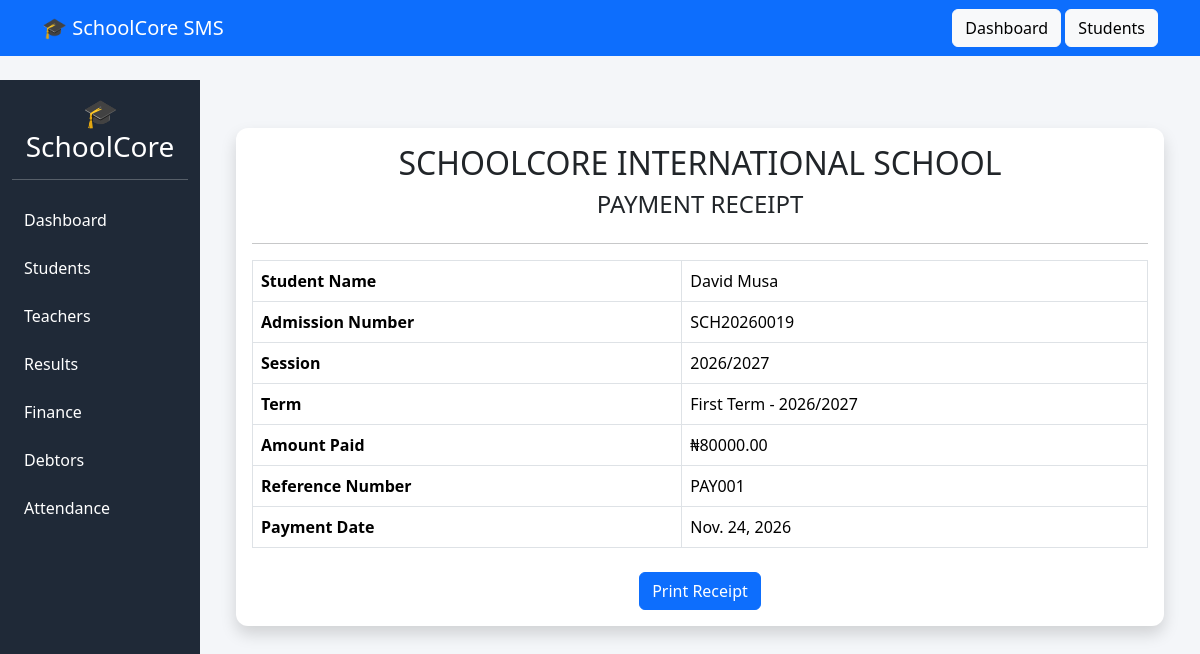
The page /finance/receipt/1/ on the database its author committed.
### finance/models.py (models this page shows, shortened)
class Payment(models.Model):
    student = models.ForeignKey(
        Student,
        on_delete=models.CASCADE
    )
    session = models.ForeignKey(
        AcademicSession,
        on_delete=models.CASCADE
    )
    term = models.ForeignKey(
        Term,
        on_delete=models.CASCADE
    )
    amount_paid = models.DecimalField(
        max_digits=10,
        decimal_places=2
    )
    payment_date = models.DateField()
    reference = models.CharField(
        max_length=100,
        unique=True,
        blank=True
    )

### students/models.py (models this page shows, shortened)
class Student(models.Model):
    GENDER_CHOICES = (
        ('MALE', 'Male'),
        ('FEMALE', 'Female'),
    )
    admission_number = models.CharField(
        max_length=20,
        unique=True
    )
    first_name = models.CharField(max_length=100)
    last_name = models.CharField(max_length=100)
    other_name = models.CharField(
        max_length=100,
        blank=True
    )
    gender = models.CharField(
        max_length=10,
        choices=GENDER_CHOICES
    )
    date_of_birth = models.DateField()
    classroom = models.ForeignKey(
        ClassRoom,
        on_delete=models.SET_NULL,
        null=True
    )
    passport = models.ImageField(
        upload_to='students/',
        blank=True,
        null=True
    )
    address = models.TextField()
    created_at = models.DateTimeField(
        auto_now_add=True
    )

### academics/models.py (models this page shows)
class AcademicSession(models.Model):
    name = models.CharField(max_length=20, unique=True)
    is_active = models.BooleanField(default=False)
    def __str__(self):
        return self.name

class Term(models.Model):
    TERM_CHOICES = (
        ('FIRST', 'First Term'),
        ('SECOND', 'Second Term'),
        ('THIRD', 'Third Term'),
    )
    name = models.CharField(
        max_length=20,
        choices=TERM_CHOICES
    )
    session = models.ForeignKey(
        AcademicSession,
        on_delete=models.CASCADE
    )
    is_active = models.BooleanField(default=False)
    def __str__(self):
        return f"{self.get_name_display()} - {self.session}"

### finance/views.py (the view)
def payment_receipt(request, payment_id):
    payment = get_object_or_404(
        Payment,
        id=payment_id
    )
    context = {
        'payment': payment
    }
    return render(
        request,
        'finance/receipt.html',
        context
    )

### templates/finance/receipt.html
{% extends 'base.html' %}
{% block content %}
<div class="container mt-4">
    <div class="card shadow">
        <div class="card-body">
            <div class="text-center mb-4">
                <h2>
                    SCHOOLCORE INTERNATIONAL SCHOOL
                </h2>
                <h4>
                    PAYMENT RECEIPT
                </h4>
            </div>
            <hr>
            <table class="table table-bordered">
                <tr>
                    <th>
                        Student Name
                    </th>
                    <td>
                        {{ payment.student.first_name }}
                        {{ payment.student.last_name }}
                    </td>
                </tr>
                <tr>
                    <th>
                        Admission Number
                    </th>
                    <td>
                        {{ payment.student.admission_number }}
                    </td>
                </tr>
                <tr>
                    <th>
                        Session
                    </th>
                    <td>
                        {{ payment.session }}
                    </td>
                </tr>
                <tr>
                    <th>
                        Term
                    </th>
                    <td>
                        {{ payment.term }}
                    </td>
                </tr>
                <tr>
                    <th>
                        Amount Paid
                    </th>
                    <td>
                        ₦{{ payment.amount_paid }}
                    </td>
                </tr>
                <tr>
                    <th>
                        Reference Number
                    </th>
                    <td>
                        {{ payment.reference }}
                    </td>
                </tr>
                <tr>
                    <th>
                        Payment Date
                    </th>
                    <td>
                        {{ payment.payment_date }}
                    </td>
                </tr>
            </table>
            <div class="text-center mt-4">
                <button
                    onclick="window.print()"
                    class="btn btn-primary"
                >
                    Print Receipt
                </button>
            </div>
        </div>
    </div>
</div>
{% endblock %}

### templates/base.html (style rules this page uses)
body { background:#f4f6f9; }
.card { border:none; border-radius:12px; box-shadow:0 2px 12px rgba(0,0,0,.1); }

### rows shown on the page
Payment: student.first_name "David", student.last_name "Musa", student.admission_number "SCH20260019", session "2026/2027", term "First Term - 2026/2027", amount_paid "80000.00", reference "PAY001", payment_date "Nov. 24, 2026"
